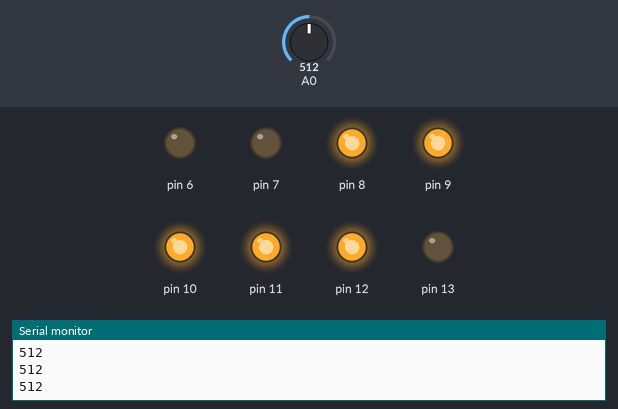
Recording of a sketch running on a simulated Arduino Uno, built with avr-gcc and run on an emulated ATmega328P. On the bench: output pins drawn as LEDs (lit = HIGH), the last lines printed to the serial monitor. The inputs (shaded band) are chosen by the test bench; at power-on: A0 = 512.

Above: at 1.2 s.
1.3 s: A0 set to 553
2.8 s: A0 set to 586
At 3.6 s:
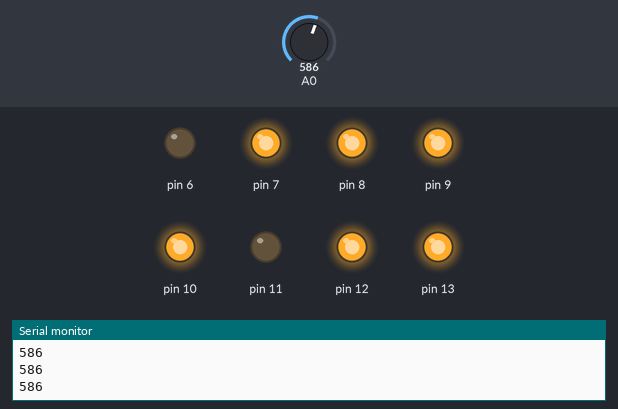
4.3 s: A0 set to 620
5.8 s: A0 set to 647
At 7.0 s:
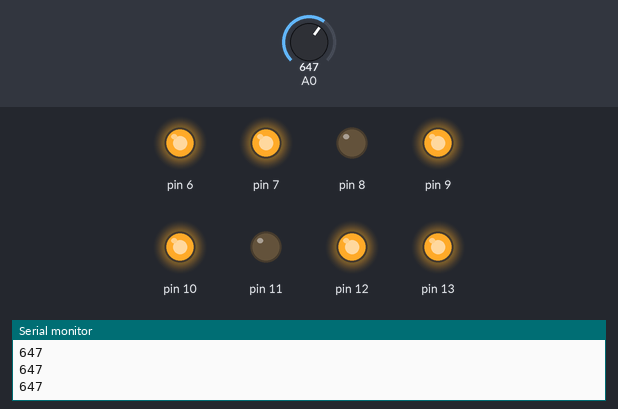
7.3 s: A0 set to 688
8.8 s: A0 set to 717
At 9.4 s:
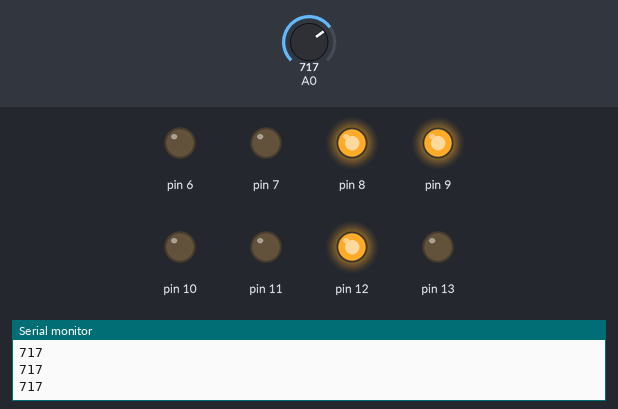
Timing chart, 0 to 11.3 s (numbered marks = the images above; inputs shaded):
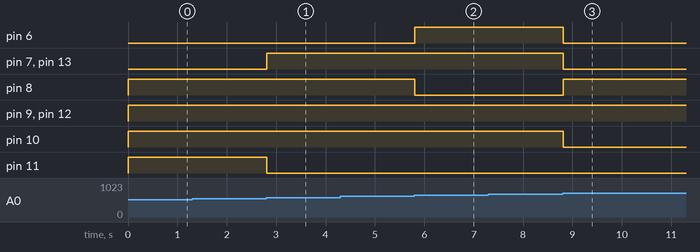

The sketch:

Brightness.ino
```cpp
void setup() {
  Serial.begin(9600);
  pinMode(13, OUTPUT);
  pinMode(12, OUTPUT);
  pinMode(11, OUTPUT);
  pinMode(10, OUTPUT);
  pinMode(9, OUTPUT);
  pinMode(8, OUTPUT);
  pinMode(7, OUTPUT);
  pinMode(6, OUTPUT);
}

void loop() {
  int Antibrightness = analogRead(A0);
  Serial.println(Antibrightness);
  if (Antibrightness < 10000 && Antibrightness >= 700)
  { //1
    digitalWrite(13, 0);
    digitalWrite(12, 1);
    digitalWrite(11, 0);
    digitalWrite(10, 0);
    digitalWrite(9, 1);
    digitalWrite(8, 1);
    digitalWrite(7, 0);
    digitalWrite(6, 0);
  }
  else if(Antibrightness < 700 && Antibrightness >= 635)
  { //2
    digitalWrite(13, 1);
    digitalWrite(12, 1);
    digitalWrite(11, 0);
    digitalWrite(10, 1);
    digitalWrite(9, 1);
    digitalWrite(8, 0);
    digitalWrite(7, 1);
    digitalWrite(6, 1);
  }
  else if(Antibrightness < 635 && Antibrightness >= 570)
  { //3
    digitalWrite(13,1);
    digitalWrite(12,1);
    digitalWrite(11,0);
    digitalWrite(10,1);
    digitalWrite(9,1);
    digitalWrite(8,1);
    digitalWrite(7,1);
    digitalWrite(6,0);
  }
  else if(Antibrightness < 570 && Antibrightness >= 505)
  { //4
    digitalWrite(13,0);
    digitalWrite(12,1);
    digitalWrite(11,1);
    digitalWrite(10,1);
    digitalWrite(9,1);
    digitalWrite(8,1);
    digitalWrite(7,0);
    digitalWrite(6,0);
  }
  else if(Antibrightness < 505 && Antibrightness >= 440)
  { //5
    digitalWrite(13,1);
    digitalWrite(12,0);
    digitalWrite(11,1);
    digitalWrite(10,1);
    digitalWrite(9,1);
    digitalWrite(8,1);
    digitalWrite(7,1);
    digitalWrite(6,0);
  }
  else if(Antibrightness < 440 && Antibrightness >= 375)
  { //6
    digitalWrite(13,1);
    digitalWrite(12,0);
    digitalWrite(11,1);
    digitalWrite(10,1);
    digitalWrite(9,1);
    digitalWrite(8,1);
    digitalWrite(7,1);
    digitalWrite(6,1);
  }
  else if(Antibrightness < 375 && Antibrightness >= 310)
  { //7
    digitalWrite(13,1);
    digitalWrite(12,1);
    digitalWrite(11,0);
    digitalWrite(10,0);
    digitalWrite(9,1);
    digitalWrite(8,1);
    digitalWrite(7,0);
    digitalWrite(6,0);
  }
  else if(Antibrightness < 310 && Antibrightness >= 245)
  { //8
    digitalWrite(13,1);
    digitalWrite(12,1);
    digitalWrite(11,1);
    digitalWrite(10,1);
    digitalWrite(9,1);
    digitalWrite(8,1);
    digitalWrite(7,1);
    digitalWrite(6,1);
  }
  else
  { //9
    digitalWrite(13,1);
    digitalWrite(12,1);
    digitalWrite(11,1);
    digitalWrite(10,1);
    digitalWrite(9,1);
    digitalWrite(8,1);
    digitalWrite(7,1);
    digitalWrite(6,0);
  }
}
```

Measured:
- the behaviour switches between 569 and 570 on A0 (found by bisection; images 0 and 1)
- the behaviour switches between 634 and 635 on A0 (found by bisection; images 1 and 2)
- the behaviour switches between 699 and 700 on A0 (found by bisection; images 2 and 3)
- after the input at 2.8 s, pin 7, pin 13: LOW → HIGH at once; pin 11: HIGH → LOW at once
- after the input at 5.8 s, pin 6: LOW → HIGH at once; pin 8: HIGH → LOW at once
- after the input at 8.8 s, pin 6, pin 7, pin 10, pin 13: HIGH → LOW at once; pin 8: LOW → HIGH at once
